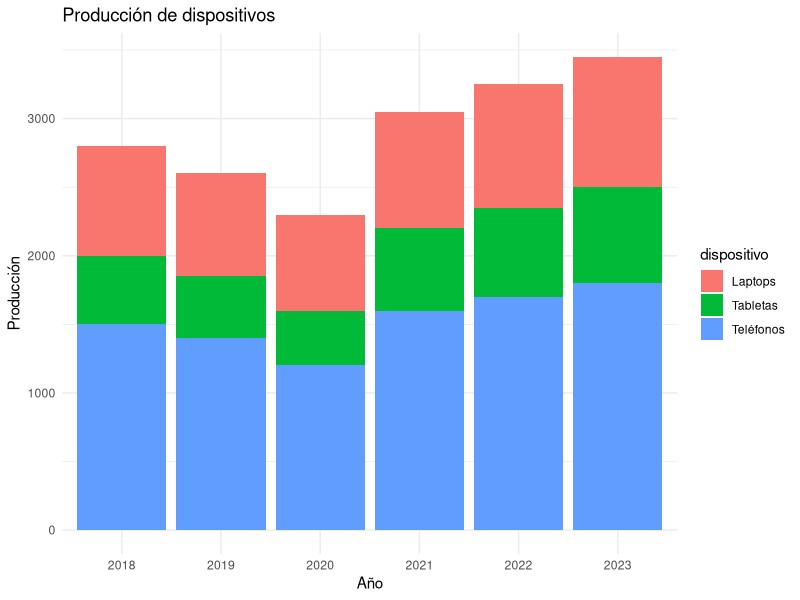
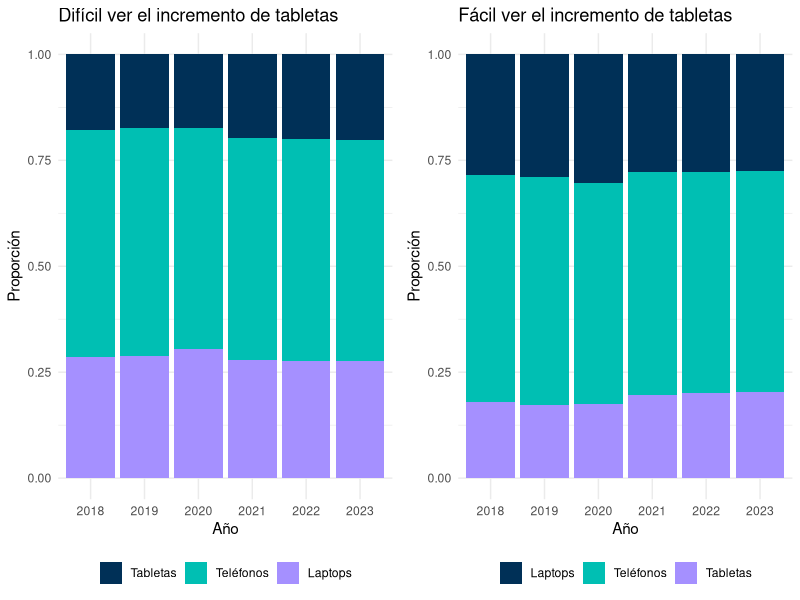
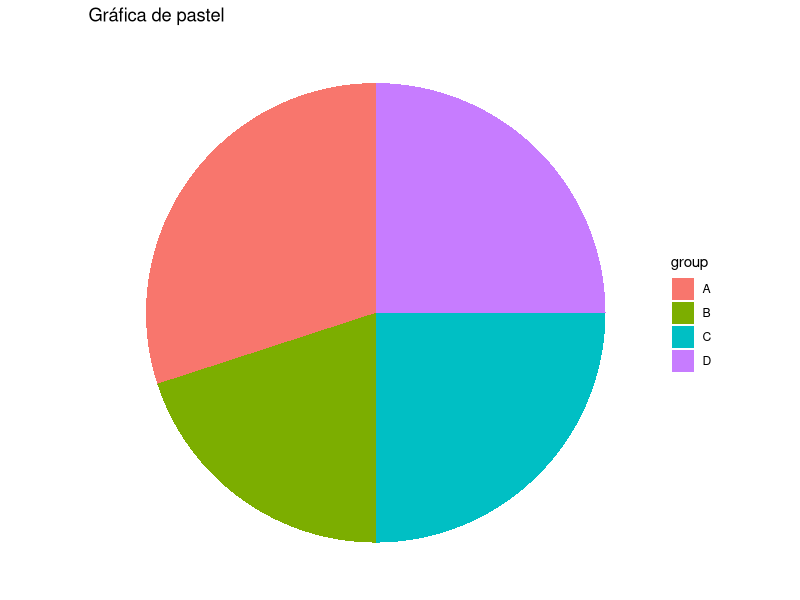
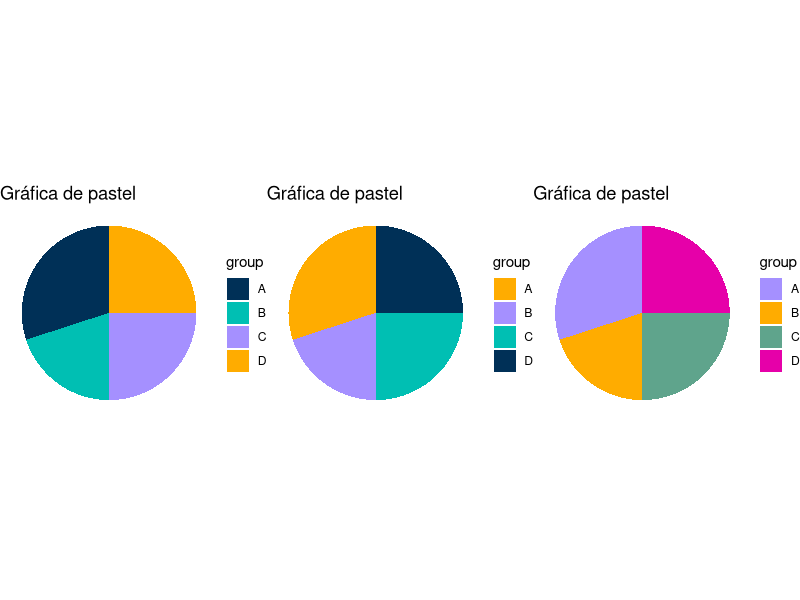
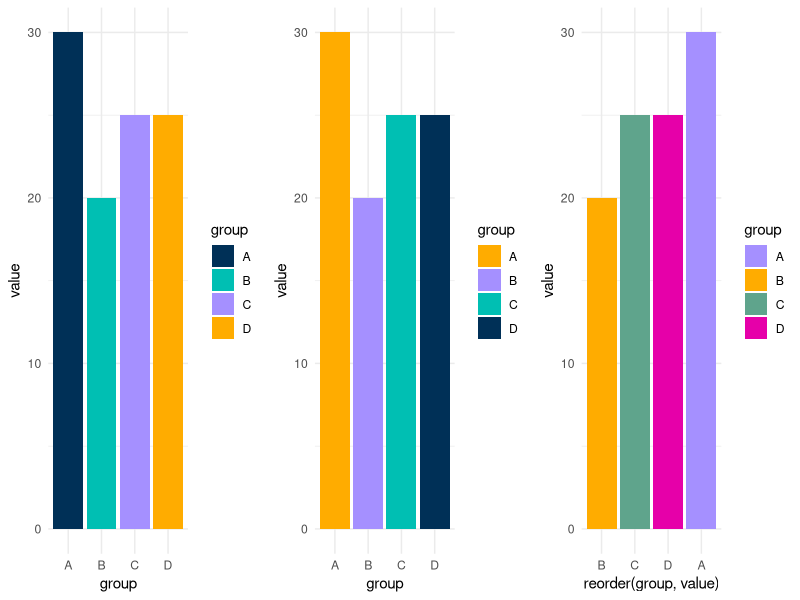
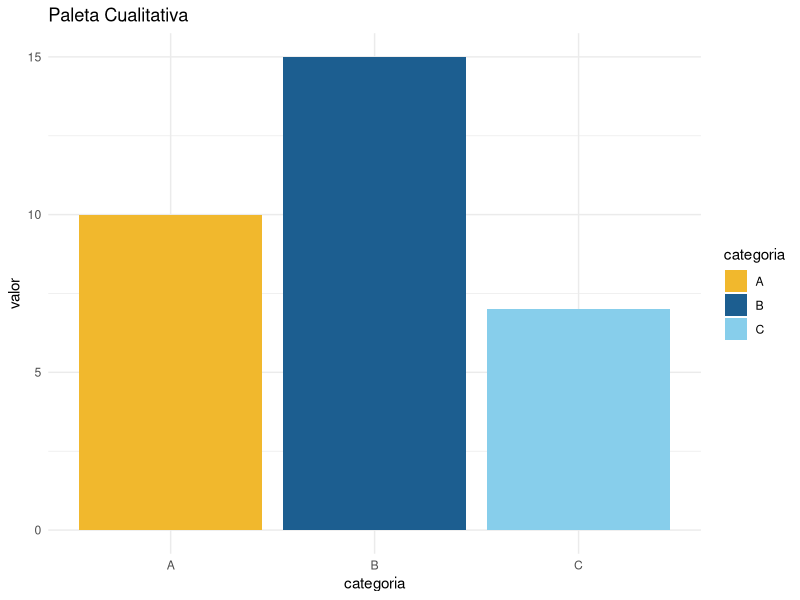
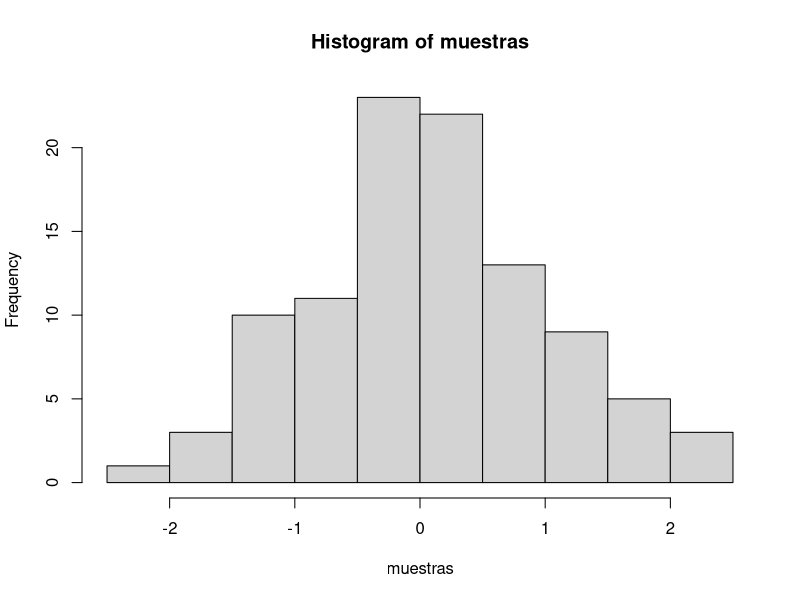

Reproduce these figures in R, in order.
## ---- chunk 1
library(ggplot2)

datos <- data.frame(
  anio = rep(2018:2023, each = 3),
  dispositivo = rep(c("Tabletas", "Teléfonos", "Laptops"), times = 6),
  produccion = c(500, 1500, 800, 450, 1400, 750, 400, 1200, 700, 600, 1600, 850, 650, 1700, 900, 700, 1800, 950)
)

ggplot(datos, aes(x = factor(anio), y = produccion, fill = dispositivo)) +
  geom_bar(stat = "identity") +
  labs(title = "Producción de dispositivos", x = "Año", y = "Producción") +
  theme_minimal()
## ---- chunk 2
library(ggplot2)
library(gridExtra)

# Paleta de colores basada en la imagen proporcionada
colores <- c("#003057", "#00BFB3", "#A590FF", "#FFAC00", "#5FA48C", "#E600A9")

datos <- data.frame(
  anio = rep(2018:2023, each = 3),
  dispositivo = rep(c("Tabletas", "Teléfonos", "Laptops"), times = 6),
  produccion = c(500, 1500, 800, 450, 1400, 750, 400, 1200, 700, 600, 1600, 850, 650, 1700, 900, 700, 1800, 950)
)

datos2 <- datos
datos2$dispositivo <- factor(datos2$dispositivo, levels = c("Tabletas", "Teléfonos", "Laptops"))

datos3 <- datos
datos3$dispositivo <- factor(datos3$dispositivo, levels = c("Laptops", "Teléfonos", "Tabletas"))

g1 <- ggplot(datos2, aes(x = factor(anio), y = produccion, fill = dispositivo)) +
  geom_bar(stat = "identity", position = "fill") +
  scale_fill_manual(values = colores) +
  labs(title = "Difícil ver el incremento de tabletas", x = "Año", y = "Proporción") +
  theme_minimal()+
  theme(legend.position = "bottom", legend.title = element_blank())

g2 <- ggplot(datos3, aes(x = factor(anio), y = produccion, fill = dispositivo)) +
  geom_bar(stat = "identity", position = "fill") +
  scale_fill_manual(values = colores) +
  labs(title = "Fácil ver el incremento de tabletas", x = "Año", y = "Proporción") +
  theme_minimal()+
  theme(legend.position = "bottom", legend.title = element_blank())

grid.arrange(g1, g2, ncol = 2)
## ---- chunk 3
# Cargar librerías necesarias
library(ggplot2)
library(dplyr)

# Datos de ejemplo
set.seed(123)
data <- data.frame(
  group = c("A", "B", "C", "D"),
  value = c(30, 20, 25, 25)
)

# Gráfica de pastel
pie <- ggplot(data, aes(x = "", y = value, fill = group)) +
  geom_bar(stat = "identity", width = 1) +
  coord_polar(theta = "y") +
  labs(title = "Gráfica de pastel", x = NULL, y = NULL) +
  theme_void()

pie
## ---- chunk 4
# Gráficas de pastel adicionales
set.seed(123)
data <- data.frame(
  group = c("A", "B", "C", "D"),
  value = c(30, 20, 25, 25)
)

colores <- c("#003057", "#00BFB3", "#A590FF", "#FFAC00", "#5FA48C", "#E600A9")

# Gráfica de pastel con colores personalizados
pie <- ggplot(data, aes(x = "", y = value, fill = group)) +
  geom_bar(stat = "identity", width = 1) +
  coord_polar(theta = "y") +
  labs(title = "Gráfica de pastel", x = NULL, y = NULL) +
  theme_void() + scale_fill_manual(values = colores[1:4])

p1 <- pie
p2 <- pie + scale_fill_manual(values = rev(colores[1:4]))
p3 <- pie + scale_fill_manual(values = colores[3:6])

grid.arrange(p1, p2, p3, ncol = 3)

## ---- chunk 5
# Gráfica de barras
library(ggplot2)
library(dplyr)
library(gridExtra)


set.seed(123)
data <- data.frame(
  group = c("A", "B", "C", "D"),
  value = c(30, 20, 25, 25)
)

bar1 <- ggplot(data, aes(x = group, y = value, fill = group)) +
  geom_bar(stat = "identity") + theme_minimal() + scale_fill_manual(values = colores[1:4])

bar2 <- ggplot(data, aes(x = group, y = value, fill = group)) +
  geom_bar(stat = "identity") + theme_minimal() + scale_fill_manual(values = rev(colores[1:4]))

bar3 <- ggplot(data, aes(x = reorder(group, value), y = value, fill = group)) +
  geom_bar(stat = "identity") + theme_minimal() + scale_fill_manual(values = colores[3:6])

grid.arrange(bar1, bar2, bar3, ncol = 3)

## ---- chunk 6
library(ggplot2)
df <- data.frame(categoria = c("A", "B", "C"), valor = c(10, 15, 7))
ggplot(df, aes(x = categoria, y = valor, fill = categoria)) +
  geom_bar(stat = "identity") +
  scale_fill_manual(values = c("#F1B82D", "#1C5E90", "#87CEEB")) +
  labs(title = "Paleta Cualitativa") +
  theme_minimal()
## ---- chunk 7
muestras <- rnorm(100, mean=0, sd=1)
hist(muestras)
